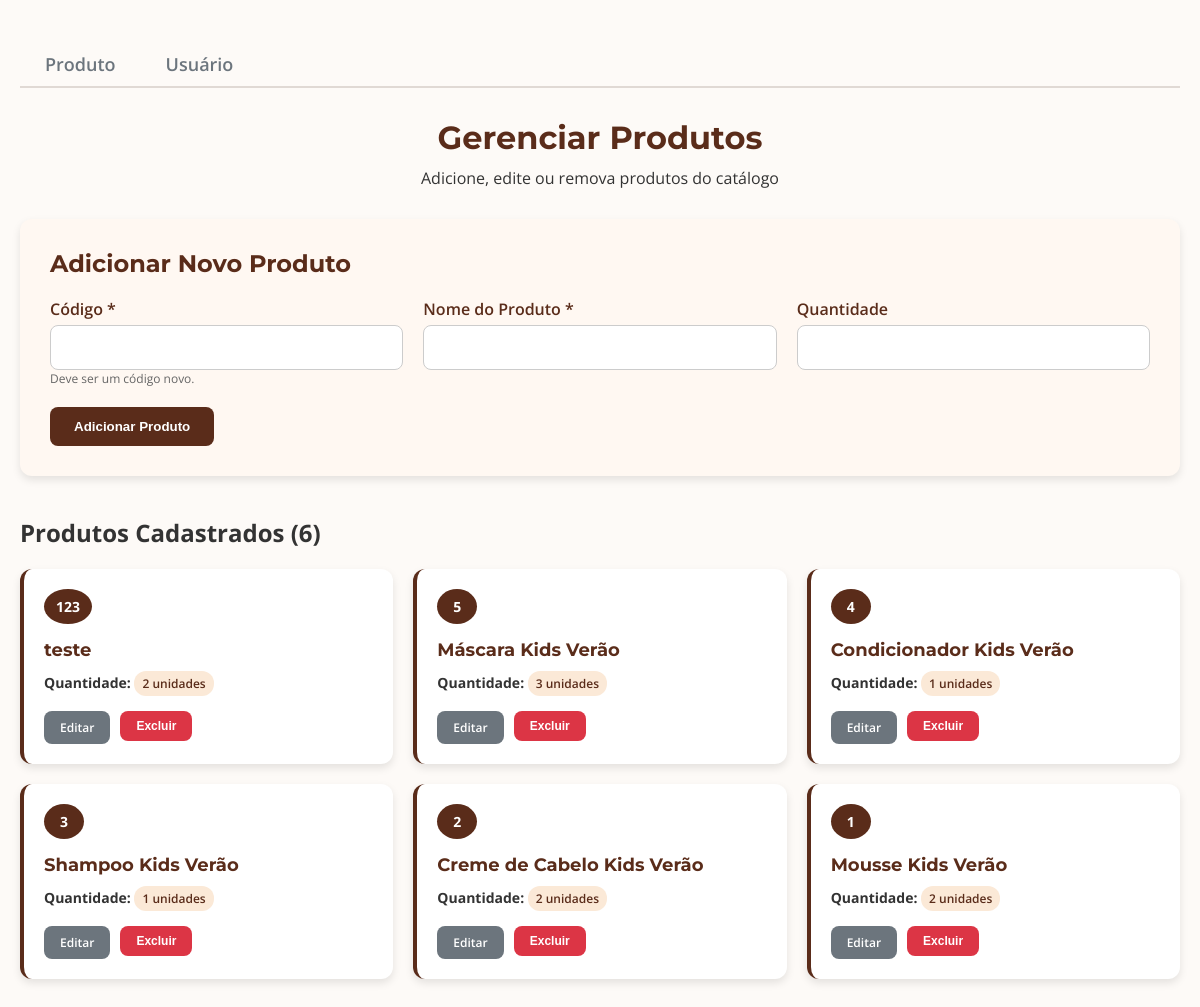
The app's page /crudnovidades.php with its own data.
### tables this page shows
CREATE TABLE `novidades` (
  `codigo` int(11) NOT NULL,
  `itens` varchar(50) DEFAULT NULL,
  `quantidade` int(11) DEFAULT NULL
);

### crudnovidades.php (the view, shortened to what this page needs)
<?php
include 'conexaoloja.php';
function listarNovidades($conn) {
    $sql = "SELECT * FROM novidades ORDER BY codigo DESC";
    $result = $conn->query($sql);
    return $result ? $result->fetch_all(MYSQLI_ASSOC) : [];
}
$produtos = listarNovidades($conn_loja);
$produtoEditando = null;
$paginaAtual = basename($_SERVER['PHP_SELF']);
?>
<!DOCTYPE html>
<html lang="pt-BR">
<head>
    <link rel="stylesheet" href="styles.css">
</head>
<body>
    <div class="page-container">
        <main>
            <div class="crud-container">
                <div class="tabs-container">
                    <a href="crudprodutos.php" class="tab-link <?php if ($paginaAtual == 'crudprodutos.php') echo 'active'; ?>">
                        Produto
                    </a>
                    <a href="painel_usuario.php" class="tab-link <?php if ($paginaAtual == 'painel_usuario.php') echo 'active'; ?>">
                        Usuário
                    </a>
                </div>
                <div class="crud-header">
                    <h1>Gerenciar Produtos</h1>
                    <p>Adicione, edite ou remova produtos do catálogo</p>
                </div>
                <div class="form-container">
                    <h2><?= $produtoEditando ? 'Editar Produto' : 'Adicionar Novo Produto' ?></h2>
                    <form method="POST" action="?acao=<?= $produtoEditando ? 'editar' : 'adicionar' ?>">
                        <div class="form-grid">
                            <div class="form-group">
                                <label for="codigo">Código *</label>
                                <input type="number" id="codigo" name="codigo" required min="1"
                                       value="<?= $produtoEditando['codigo'] ?? '' ?>"
                                       <?= $produtoEditando ? 'readonly' : '' ?>>
                                <?php if (!$produtoEditando): ?>
                                    <small style="color: #666; font-size: 12px;">Deve ser um código novo.</small>
                                <?php endif; ?>
                            </div>
                            <div class="form-group">
                                <label for="itens">Nome do Produto *</label>
                                <input type="text" id="itens" name="itens" required maxlength="50"
                                       value="<?= htmlspecialchars($produtoEditando['itens'] ?? '') ?>">
                            </div>
                            <div class="form-group">
                                <label for="quantidade">Quantidade</label>
                                <input type="number" id="quantidade" name="quantidade" min="0"
                                       value="<?= $produtoEditando['quantidade'] ?? '' ?>">
                            </div>
                        </div>
                        <div style="display: flex; gap: 10px;">
                            <button type="submit" class="btn btn-primary">
                                <?= $produtoEditando ? 'Atualizar Produto' : 'Adicionar Produto' ?>
                            </button>
                        </div>
                    </form>
                </div>
                <div class="novidades-section">
                    <h2>Produtos Cadastrados (<?= count($produtos) ?>)</h2>
                    <?php if (empty($produtos)): ?>
                        <p style="text-align: center; color: #666; font-style: italic;">Nenhum produto cadastrado ainda.</p>
                    <?php else: ?>
                        <div class="novidades-grid">
                            <?php foreach ($produtos as $produto): ?>
                                <div class="novidade-card">
                                    <div class="novidade-codigo"><?= $produto['codigo'] ?></div>
                                    <h3 class="novidade-nome"><?= htmlspecialchars($produto['itens']) ?></h3>
                                    <div class="novidade-info">
                                        <p><strong>Quantidade:</strong> <span class="quantidade-badge"><?= $produto['quantidade'] ?> unidades</span></p>
                                    </div>
                                    <div class="novidade-acoes">
                                        <a href="?acao=editar&codigo=<?= $produto['codigo'] ?>" class="btn btn-secondary btn-small">Editar</a>
                                        <form method="POST" action="?acao=excluir" style="display:inline;" onsubmit="return confirm('Tem certeza que deseja excluir este produto?');">
                                            <button type="submit" class="btn btn-danger btn-small">Excluir</button>
                                        </form>
                                    </div>
                                </div>
                            <?php endforeach; ?>
                        </div>
                    <?php endif; ?>
                </div>
            </div>
        </main>
    </div>
</body>
</html>

### styles.css (style rules this page uses)
* { margin: 0; padding: 0; box-sizing: border-box; }
html, body { height: 100%; font-family: 'Open Sans', sans-serif; background: #fff; color: #333; }
.page-container { display: flex; flex-direction: column; min-height: 100vh; }
main { flex: 1; }

### crudnovidades.php (style rules this page uses)
body { font-family: 'Open Sans', sans-serif; background-color: #fdfaf7; }
.crud-container { max-width: 1200px; margin: 0 auto; padding: 40px 20px; }
.crud-header { text-align: center; margin-bottom: 30px; }
.crud-header h1 { font-family: 'Montserrat', sans-serif; font-size: 32px; color: #5a2c1a; margin-bottom: 10px; }
.form-container { background-color: #fff8f2; padding: 30px; border-radius: 12px; margin-bottom: 40px; box-shadow: 0 4px 8px rgba(0,0,0,0.1); }
.form-container h2 { font-family: 'Montserrat', sans-serif; color: #5a2c1a; margin-bottom: 20px; }
.form-grid { display: grid; grid-template-columns: repeat(auto-fit, minmax(250px, 1fr)); gap: 20px; margin-bottom: 20px; }
.form-group { display: flex; flex-direction: column; }
.form-group label { font-weight: 600; color: #5a2c1a; margin-bottom: 5px; }
.form-group input { padding: 12px; border: 1px solid #ccc; border-radius: 8px; font-size: 14px; font-family: 'Open Sans', sans-serif; }
.btn { padding: 12px 24px; border: none; border-radius: 8px; font-weight: 600; cursor: pointer; text-decoration: none; display: inline-block; text-align: center; transition: all 0.3s ease; }
.btn-primary { background-color: #5a2c1a; color: white; }
.btn-secondary { background-color: #6c757d; color: white; }
.btn-danger { background-color: #dc3545; color: white; }
.btn-small { padding: 8px 16px; font-size: 12px; }
.tabs-container { display: flex; border-bottom: 2px solid #e0d9d4; margin-bottom: 30px; }
.tab-link { padding: 12px 25px; cursor: pointer; border: none; background-color: transparent; font-size: 18px; font-weight: 600; color: #6c757d; text-decoration: none; margin-bottom: -2px; transition: color 0.3s ease, border-bottom-color 0.3s ease; }
.novidades-grid { display: grid; grid-template-columns: repeat(auto-fill, minmax(300px, 1fr)); gap: 20px; margin-top: 20px; }
.novidade-card { background-color: #fff; border-radius: 12px; padding: 20px; box-shadow: 0 4px 8px rgba(0,0,0,0.1); transition: transform 0.3s ease; border-left: 4px solid #5a2c1a; }
.novidade-codigo { background-color: #5a2c1a; color: white; padding: 8px 12px; border-radius: 50%; font-weight: bold; font-size: 14px; display: inline-block; margin-bottom: 15px; min-width: 40px; text-align: center; }
.novidade-nome { font-family: 'Montserrat', sans-serif; font-size: 18px; color: #5a2c1a; margin-bottom: 10px; }
.novidade-info p { margin: 5px 0; font-size: 14px; }
.novidade-acoes { display: flex; gap: 10px; justify-content: flex-start; margin-top: 15px; }
.quantidade-badge { background-color: #fbe9d7; color: #5a2c1a; padding: 4px 8px; border-radius: 12px; font-size: 12px; font-weight: 600; display: inline-block; }

### records on screen
novidades: codigo "123", itens "teste", quantidade "2"
novidades: codigo "5", itens "Máscara Kids Verão", quantidade "3"
novidades: codigo "4", itens "Condicionador Kids Verão", quantidade "1"
novidades: codigo "3", itens "Shampoo Kids Verão", quantidade "1"
novidades: codigo "2", itens "Creme de Cabelo Kids Verão", quantidade "2"
novidades: codigo "1", itens "Mousse Kids Verão", quantidade "2"

### other values on screen
count($produtos) "6"
